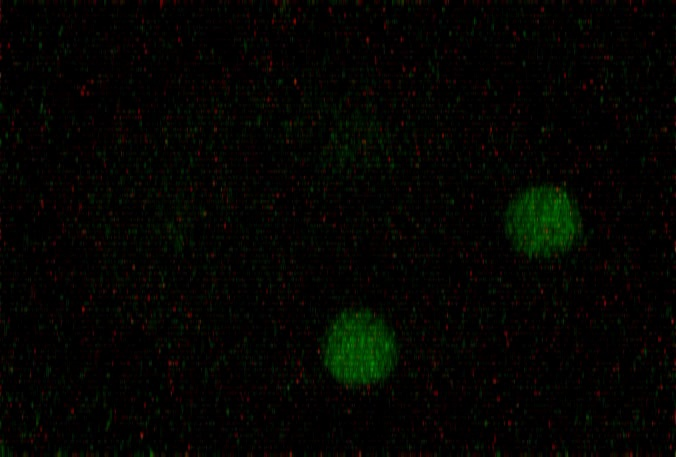
#> input picture Pre-trained Models (DevLearning)/notebooks/embryo_analysis/video_analysis/frames/frames_1/1.jpg, 676 x 457 px; its folder holds only this picture in this run
$ jupyter execute --allow-errors preprocess_video_data.ipynb   (shell and % lines are left out)
#> lines starting #> are read from the running program, lines starting #| are printed output that depends on the picture; after the words box and inside, x2 and y2 are one past the last pixel; in counts of white or black regions, pixels touching at a corner belong together
[cell 1]
import os
import numpy as np
import cv2
from PIL import Image
import pandas as pd
import matplotlib.pyplot as plt
import shutil
plt.rcParams['image.cmap'] = 'gray'
plt.rcParams["figure.figsize"] = (10,10)

[cell 2]
frame_paths = pd.read_csv("training_data.csv")['filenames'].values
#> (reads Pre-trained Models (DevLearning)/notebooks/embryo_analysis/video_analysis/data/training_data.csv from the repository)
sample = cv2.imread("frames/" + frame_paths[15],0)
# sample = cv2.medianBlur(sample , 3)
#> (the rest of this cell did not finish here and is left out)

[cell 3]
def threshold_image_np(raw_img, upper_gray_threshold, invert = False):  ## converts all pixels above upper_gray_threshold to 255 = white

    if invert == True:
        ret,thresh1 = cv2.threshold(raw_img ,upper_gray_threshold,  255, cv2.THRESH_BINARY_INV)
    else:
        ret,thresh1 = cv2.threshold(raw_img ,upper_gray_threshold,  255, cv2.THRESH_BINARY)
    return thresh1

[cell 4]
thresh = threshold_image_np(sample, 20)
kernel = np.ones((5, 5), np.uint8)
#> (the rest of this cell did not finish here and is left out)

[cell 5]
def preprocess_image(image_path):
#> called with image_path = 'frames/frames_1/1.jpg'
    im = cv2.imread(image_path,0)
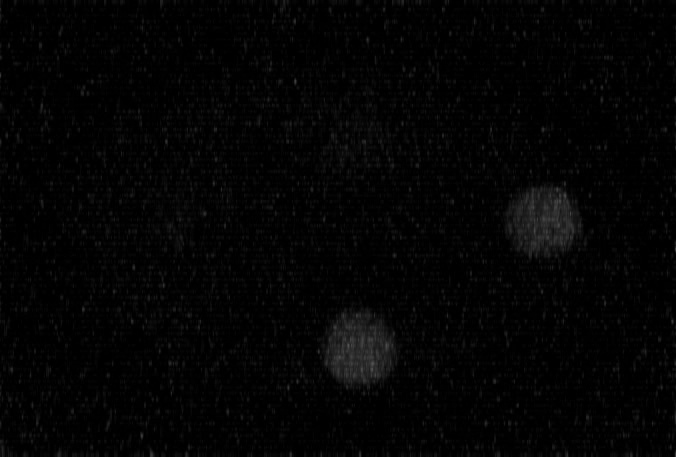
#> im: shape (457, 676); min 0, max 83, mean 4
    thresh = threshold_image_np(im, 15)
#> call 2 of threshold_image_np, with upper_gray_threshold = 15, invert = False
#> in threshold_image_np (call 2), `ret,thresh1 = cv2.threshold(raw_img ,upper_gray_threshold,  255, cv2.T..`:
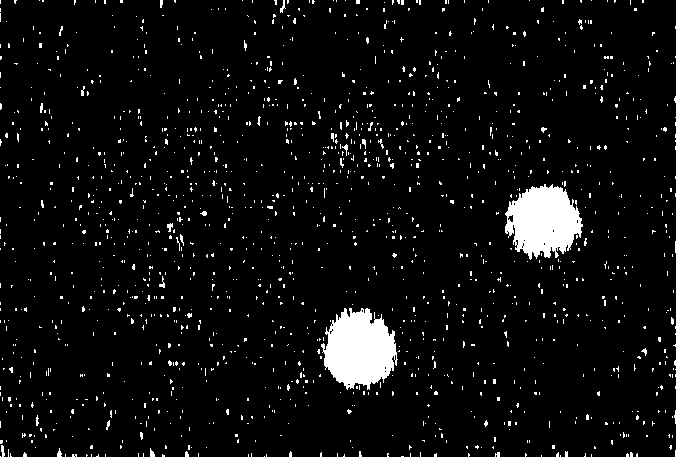
#> thresh1: shape (457, 676); 5.1% white; 1511 white regions (1484 under 20 px), largest, box (x1, y1, x2, y2) and area: (321, 308, 398, 390) 4373, (505, 184, 583, 260) 4048, (280, 0, 286, 13) 34
#> in threshold_image_np (call 2), `ret,thresh1 = cv2.threshold(raw_img ,upper_gray_threshold,  255, cv2.T..`: ret = 15
    kernel = np.ones((3, 3), np.uint8)
    eroded = cv2.erode(thresh, kernel)
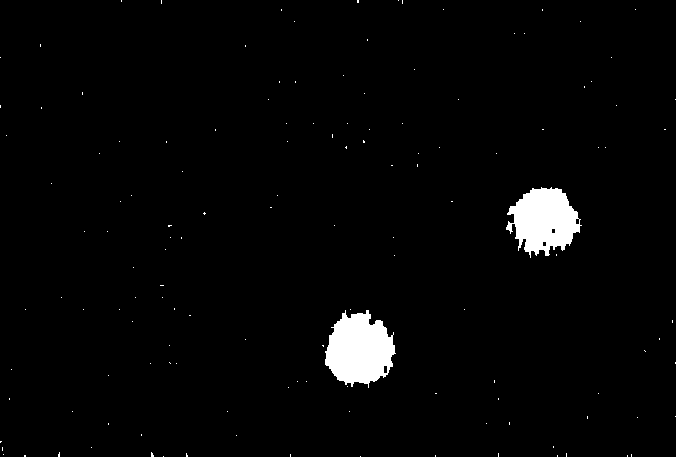
#> eroded: shape (457, 676); 2.4% white; 138 white regions (136 under 20 px), largest, box (x1, y1, x2, y2) and area: (325, 310, 396, 388) 3806, (506, 187, 582, 258) 3422
    dil = cv2.dilate(eroded,kernel,iterations = 2)
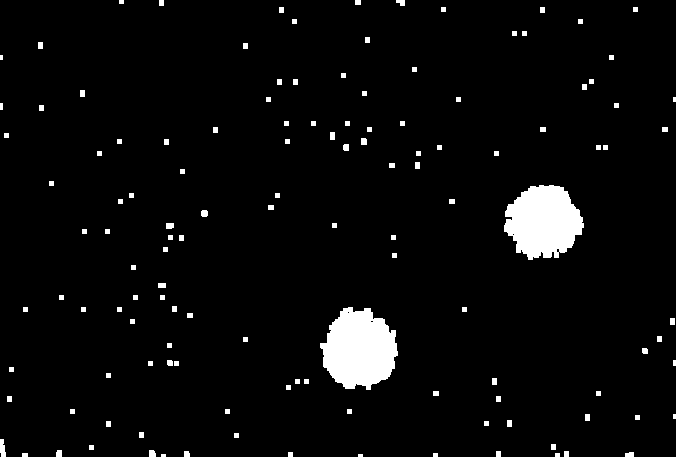
#> dil: shape (457, 676); 4.1% white; 130 white regions (6 under 20 px), largest, box (x1, y1, x2, y2) and area: (320, 307, 398, 390) 4647, (504, 185, 584, 260) 4325, (0, 439, 6, 457) 84

    final = cv2.bitwise_and(im, dil)
    return final

[cell 6]
fig, ax = plt.subplots(3,3, figsize = (15,10))

count = 0
#> (the rest of this cell did not finish here and is left out)

[cell 7]
shutil.rmtree("new_frames")
os.mkdir("new_frames")
os.mkdir("new_frames/frames_1")
os.mkdir("new_frames/frames_2")

folder = "new_frames"
#> (the rest of this cell did not finish here and is left out)
